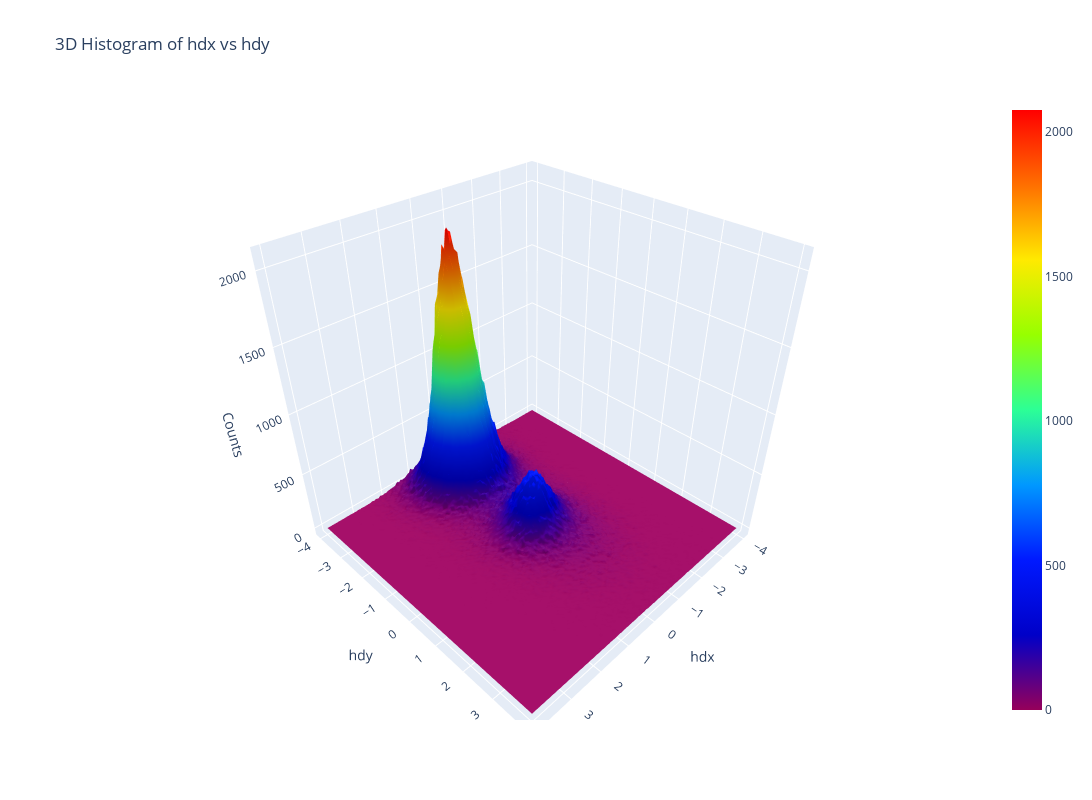

The cell this chart's notebook holds for it:
### Code cell
import plotly.graph_objects as go
import numpy as np

x_centers = (x_edges[:-1] + x_edges[1:]) / 2
y_centers = (y_edges[:-1] + y_edges[1:]) / 2

# Create the 3D histogram plot using plotly
fig = go.Figure(data=[go.Surface(z=bin_contents.T, x=x_centers, y=y_centers, colorscale='Rainbow')])

fig.update_layout(
    title='3D Histogram of hdx vs hdy',
    scene = dict(
        xaxis_title='hdx',
        yaxis_title='hdy',
        zaxis_title='Counts'
    ),
    width=1200,  # Adjust the width here
    height=800   # Adjust the height here
)

fig.show()

### Figure 1 — Plotly figure (JSON) as saved in the notebook; plotly's stock layout.template omitted (floating-point values rounded to 4 significant figures; data arrays with more than 128 entries replaced by an {"elided": "..."} marker saying what was removed)
{"data": [{"colorscale": [[0, "rgb(150,0,90)"], [0.125, "rgb(0,0,200)"], [0.25, "rgb(0,25,255)"], [0.375, "rgb(0,152,255)"], [0.5, "rgb(44,255,150)"], [0.625, "rgb(151,255,0)"], [0.75, "rgb(255,234,0)"], [0.875, "rgb(255,111,0)"], [1, "rgb(255,0,0)"]], "type": "surface", "x": {"elided": "150 float values"}, "y": {"elided": "150 float values"}, "z": {"elided": "150x150 int values"}}], "layout": {"height": 800, "scene": {"xaxis": {"title": {"text": "hdx"}}, "yaxis": {"title": {"text": "hdy"}}, "zaxis": {"title": {"text": "Counts"}}}, "title": {"text": "3D Histogram of hdx vs hdy"}, "width": 1200}}
